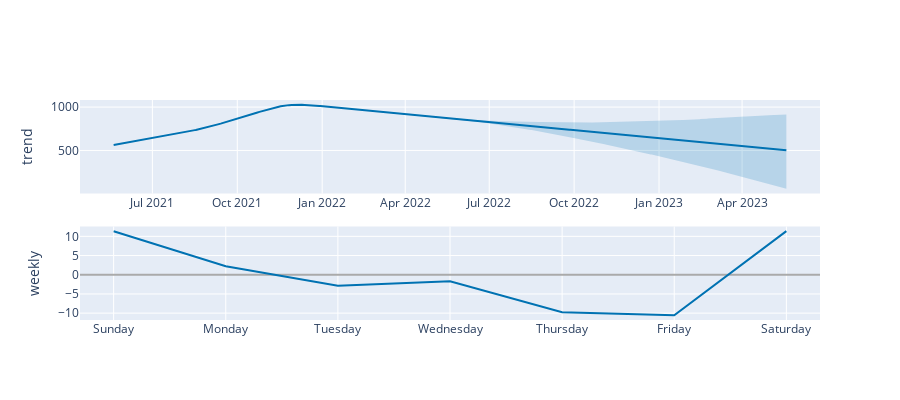

The code cell stored with this chart in its notebook:
### Code cell
components = plot_components_plotly(m, forecast)
components

### Figure 1 — Plotly figure (JSON) as saved in the notebook; plotly's stock layout.template omitted (floating-point values rounded to 4 significant figures; data arrays with more than 128 entries replaced by an {"elided": "..."} marker saying what was removed)
{"data": [{"line": {"color": "#0072B2", "width": 2}, "mode": "lines", "name": "trend", "type": "scatter", "x": {"elided": "618 str values"}, "xaxis": "x", "y": {"elided": "618 float values"}, "yaxis": "y"}, {"line": {"color": "rgba(0, 114, 178, 0.2)", "width": 0}, "mode": "lines", "name": "trend_upper", "type": "scatter", "x": {"elided": "618 str values"}, "xaxis": "x", "y": {"elided": "618 float values"}, "yaxis": "y"}, {"fill": "tonexty", "fillcolor": "rgba(0, 114, 178, 0.2)", "line": {"color": "rgba(0, 114, 178, 0.2)", "width": 0}, "mode": "lines", "name": "trend_lower", "type": "scatter", "x": {"elided": "618 str values"}, "xaxis": "x", "y": {"elided": "618 float values"}, "yaxis": "y"}, {"line": {"color": "#0072B2", "width": 2}, "mode": "lines", "name": "weekly", "type": "scatter", "x": ["2017-01-01T00:00:00", "2017-01-02T00:00:00", "2017-01-03T00:00:00", "2017-01-04T00:00:00", "2017-01-05T00:00:00", "2017-01-06T00:00:00", "2017-01-07T00:00:00"], "xaxis": "x2", "y": [11.35, 2.221, -2.883, -1.682, -9.784, -10.57, 11.35], "yaxis": "y2"}], "layout": {"height": 400, "showlegend": false, "width": 900, "xaxis": {"anchor": "y", "domain": [0, 1], "range": ["2021-04-13T13:12:00", "2023-06-24T10:48:00"], "type": "date"}, "xaxis2": {"anchor": "y2", "domain": [0, 1], "range": ["2016-12-31T16:48:00", "2017-01-07T07:12:00"], "tickformat": "%A", "type": "date"}, "yaxis": {"anchor": "x", "domain": [0.575, 1], "rangemode": "normal", "title": {"text": "trend"}, "zerolinecolor": "#AAA"}, "yaxis2": {"anchor": "x2", "domain": [0, 0.425], "title": {"text": "weekly"}, "zerolinecolor": "#AAA"}}}
